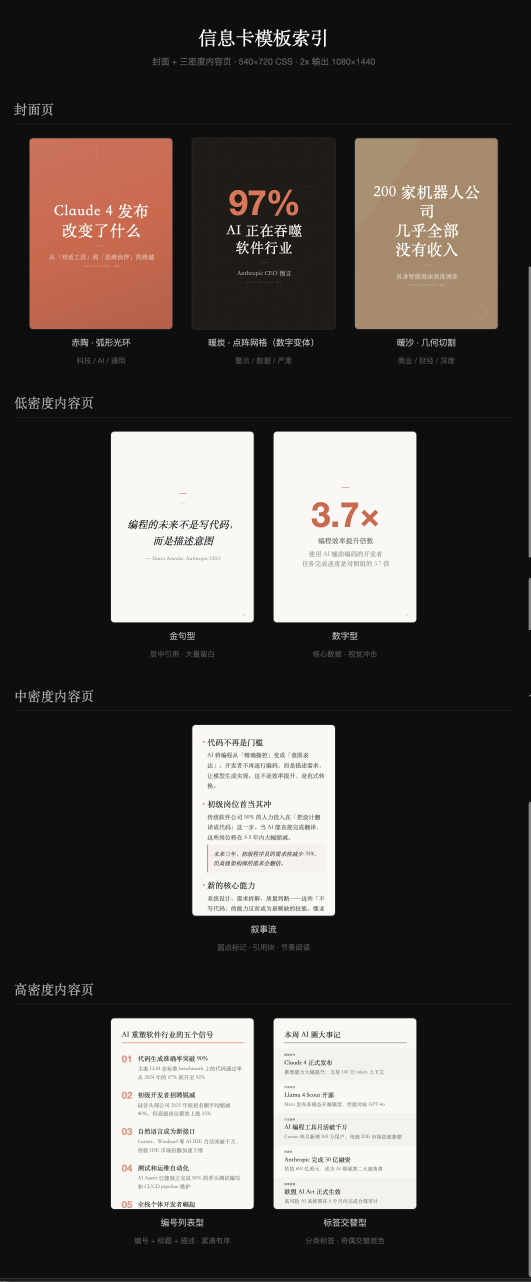
#> input picture examples/example.png, 1592 x 3845 px (shown at 1/3 size)
$ python -i card_slice.py   (imports and definitions only)
#> lines starting #> are read from the running program, lines starting #| are printed output that depends on the picture; after the words box and inside, x2 and y2 are one past the last pixel; in counts of white or black regions, pixels touching at a corner belong together
#!/usr/bin/env python3
"""
Smart split for info card images.
- Only splits if height > min_total (default 1400px)
- Prefers natural break points (background / low-density rows) instead of hard-cutting
- Falls back to the lowest-density row near the target cut when no clean gap exists

Usage:
    python3 card_slice.py <image_path> [max_slice=1200] [min_total=1400]
"""

import os
import sys
from collections import Counter

import numpy as np
from PIL import Image


def compute_row_activity(img_array, bg_color, tolerance=15):
    """Return per-row activity scores.

    Lower scores mean the row is closer to the background and therefore a safer
    split point. This is more forgiving than requiring a perfectly clean row,
    which often fails once noise textures or compression are present.
    """
    if img_array.ndim == 3:
        bg = np.array(bg_color[:3]).astype(int)
        diff = np.abs(img_array[:, :, :3].astype(int) - bg)
        pixel_delta = np.max(diff, axis=2)
    else:
        pixel_delta = np.abs(img_array.astype(int) - int(bg_color[0]))

    ink_mask = pixel_delta > tolerance
    row_ink_ratio = ink_mask.mean(axis=1)
    row_delta = pixel_delta.mean(axis=1) / 255.0
    row_score = row_ink_ratio * 0.75 + row_delta * 0.25
    return row_ink_ratio, row_score


def find_gap_candidates(row_ink_ratio, max_ink_ratio=0.025, min_gap=8):
    """Find low-activity row runs that likely represent gaps between content."""
    gaps = []
    in_gap = False
    gap_start = 0

    for y, ink_ratio in enumerate(row_ink_ratio):
        if ink_ratio <= max_ink_ratio:
            if not in_gap:
                in_gap = True
                gap_start = y
        else:
            if in_gap:
                gap_len = y - gap_start
                if gap_len >= min_gap:
                    gaps.append((gap_start + gap_len // 2, gap_len))
                in_gap = False

    if in_gap:
        gap_len = len(row_ink_ratio) - gap_start
        if gap_len >= min_gap:
            gaps.append((gap_start + gap_len // 2, gap_len))

    return gaps


# [23 lines left out: function find_best_fallback_break, not called in this run]


def find_break_points(img_array, bg_color, max_slice=1200, min_slice=600):
    """Find best split rows while avoiding text-heavy regions whenever possible."""
    height = img_array.shape[0]
    row_ink_ratio, row_score = compute_row_activity(img_array, bg_color)
    gaps = find_gap_candidates(row_ink_ratio)

    # Pick break points that keep slices between min_slice and max_slice
    break_points = []
    last_break = 0

    while height - last_break > max_slice:
        min_break = last_break + min_slice
        max_break = min(last_break + max_slice, height - min_slice)
        target = min(last_break + max_slice, max_break)

        candidates = [
            (abs(gap_y - target), -gap_len, gap_y)
            for gap_y, gap_len in gaps
            if min_break <= gap_y <= max_break
        ]

        if candidates:
            _, _, best = min(candidates)
        else:
            best = find_best_fallback_break(row_score, last_break, height, max_slice, min_slice)

        if best <= last_break:
            break

        break_points.append(best)
        last_break = best

    return break_points


def detect_bg_color(img):
    """Detect background color by sampling corners."""
    w, h = img.size
    pixels = [img.getpixel((x, y)) for x, y in [(5, 5), (w-5, 5), (5, h-5), (w-5, h-5)]]
    return Counter(pixels).most_common(1)[0][0]


def split_card(image_path, max_slice=1200, min_total=1400):
#> called with image_path = '../examples/example.png', max_slice = 1200, min_total = 1400
    img = Image.open(image_path)
#> img is the input picture: PIL image 1592x3845 RGBA; mean R, G, B, A 75.6, 70.5, 67.6, 255
    width, height = img.size
#> width = 1592; height = 3845

    if height <= min_total:
        print(f"No split needed ({height}px <= {min_total}px threshold)")
        return [image_path]

    base_dir = os.path.dirname(image_path)
    base_name = os.path.splitext(os.path.basename(image_path))[0]
    if base_name.endswith(("-1", "-2", "-3", "-4", "-5")):
        base_name = base_name[:-2]

    bg_color = detect_bg_color(img)
#> in detect_bg_color, `pixels = [img.getpixel((x, y)) for x, y in [(5, 5), (w-5, 5), (5, h-5)..`: pixels = [(14, 14, 14, 255), (14, 14, 14, 255), (25, 26, 26, 255), (25, 26, 26, 255)]
#> bg_color = (14, 14, 14, 255)
    img_array = np.array(img)

    break_points = find_break_points(img_array, bg_color, max_slice=max_slice)
#> in compute_row_activity, `bg = np.array(bg_color[:3]).astype(int)`: bg = [14, 14, 14]
#> in compute_row_activity, `pixel_delta = np.max(diff, axis=2)`:
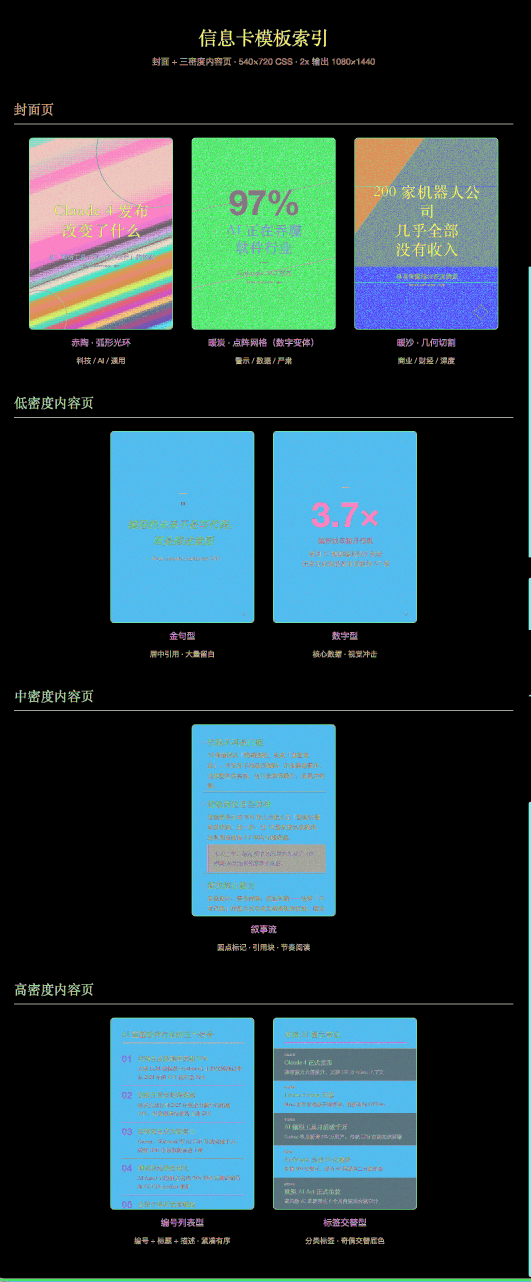
#> pixel_delta: shape (3845, 1592) int64 (shown at 1/3 size); 242 distinct labels, from 0 to 241; one colour per label, 0 black
#> in compute_row_activity, `ink_mask = pixel_delta > tolerance`:
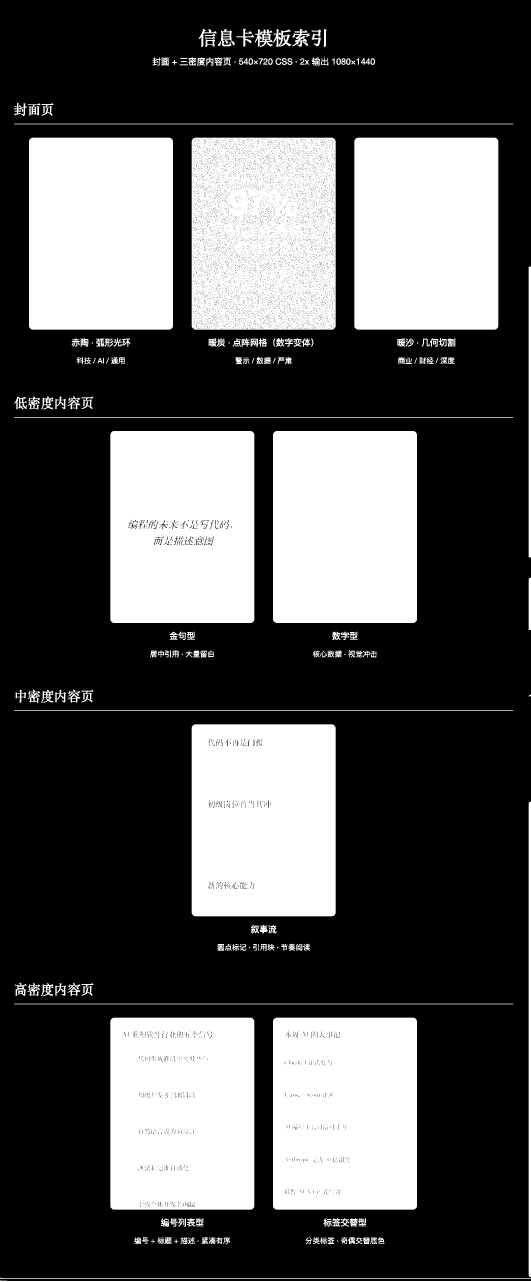
#> ink_mask: shape (3845, 1592) bool (shown at 1/3 size); 33.6% white; 279 white regions (22 under 20 px), largest, box (x1, y1, x2, y2) and area: (87, 413, 519, 989) 248704, (1063, 413, 1495, 989) 248704, (819, 1293, 1251, 1869) 248704
#> in compute_row_activity, `row_ink_ratio = ink_mask.mean(axis=1)`: row_ink_ratio = 3845 values, max 1 at index 3843, min 0 at index 0, mean 0.336
#> in compute_row_activity, `row_delta = pixel_delta.mean(axis=1) / 255.0`: row_delta = 3845 values, max 0.498 at index 1402, min 0 at index 0, mean 0.242
#> in compute_row_activity, `row_score = row_ink_ratio * 0.75 + row_delta * 0.25`: row_score = 3845 values, max 0.802 at index 3844, min 0 at index 0, mean 0.312
#> the loop in find_gap_candidates, `for y, ink_ratio in enumerate(row_ink_ratio):` made 3845 passes
#> (gap_len, in_gap) on passes 89, 174, 313, 319, 325, 372, 414, 1016, 1073, 1192, 1252, 1294: (88, False), (33, False), (115, False), (3, False), (1, False), (27, False), (40, False), (26, False), (32, False), (99, False), (24, False), (40, False)
#> in_gap on passes 1, 141, 198, 316, 324, 345: True, True, True, True, True, True
#> after the loop in find_gap_candidates, `for y, ink_ratio in enumerate(row_ink_ratio):`: gap_len = 6; gap_start = 3837; gaps = [(44, 88), (156, 33), (254, 115), (357, 27), (393, 40), (1002, 26), (1056, 32), (1141, 99), (1239, 24), (1273, 40), (1882, 27), (1935, 33), (2022, 100), (2119, 24), (2153, 40), (2763, 28), (2815, 33), (2902, 100), (2999, 24), (3033, 40), (3642, 26), (3696, 32), (3783, 103)]; in_gap = False
#> the loop in find_break_points, `while height - last_break > max_slice:` made 3 passes
#> (min_break, max_break, target, best, last_break) on passes 2 to 3: (1741, 2341, 2341, 2153, 2153), (2753, 3245, 3245, 3033, 3033)
#> (candidates, best, last_break) on pass 1: ([(198, -26, 1002), (144, -32, 1056), (59, -99, 1141)], 1141, 1141)
#> after the loop in find_break_points, `while height - last_break > max_slice:`: break_points = [1141, 2153, 3033]
#> break_points = [1141, 2153, 3033]

    if not break_points:
        print("No break points found, keeping as single image")
        return [image_path]

    cuts = [0] + break_points + [height]
#> cuts = [0, 1141, 2153, 3033, 3845]
    parts = []

    for i in range(len(cuts) - 1):
        top = cuts[i]
        bottom = cuts[i + 1]
        slice_h = bottom - top

        # Merge tiny trailing slices (< 200px) with previous
        if slice_h < 200 and i == len(cuts) - 2 and parts:
            prev_path = parts[-1]
            prev_top = cuts[i - 1]
            cropped = img.crop((0, prev_top, width, bottom))
            cropped.save(prev_path, "PNG")
            print(f"  Updated: {prev_path} ({bottom - prev_top}px, merged tiny tail)")
            continue

        cropped = img.crop((0, top, width, bottom))
        out_path = os.path.join(base_dir, f"{base_name}-{i+1}.png")
        cropped.save(out_path, "PNG")
        parts.append(out_path)
        print(f"  Saved: {out_path} ({slice_h}px)")
#> this loop made 4 passes
#> (top, bottom, slice_h) on passes 1 to 4: (0, 1141, 1141), (1141, 2153, 1012), (2153, 3033, 880), (3033, 3845, 812)
#|   Saved: ../examples/example-1.png (1141px)
#|   Saved: ../examples/example-2.png (1012px)
#|   Saved: ../examples/example-3.png (880px)
#|   Saved: ../examples/example-4.png (812px)
#> pass 1, in split_card, `cropped = img.crop((0, top, width, bottom))`:
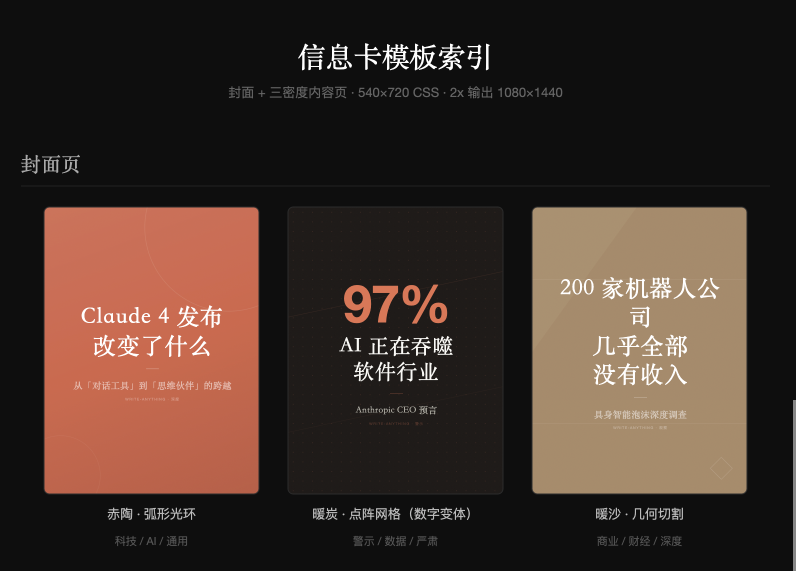
#> cropped: PIL image 1592x1141 RGBA (shown at 1/2 size); mean R, G, B, A 65.6, 49.3, 41.6, 255
#> pass 2, in split_card, `cropped = img.crop((0, top, width, bottom))`:
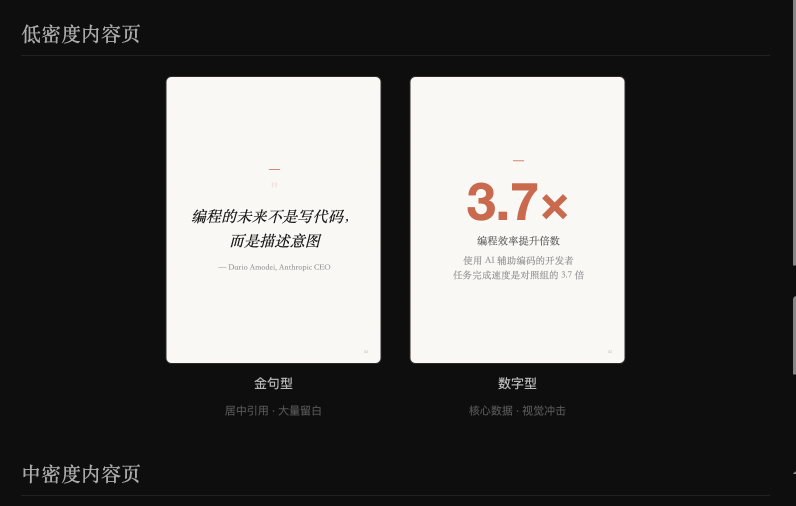
#> cropped: PIL image 1592x1012 RGBA (shown at 1/2 size); mean R, G, B, A 85.7, 85.1, 84.1, 255
#> pass 3, in split_card, `cropped = img.crop((0, top, width, bottom))`:
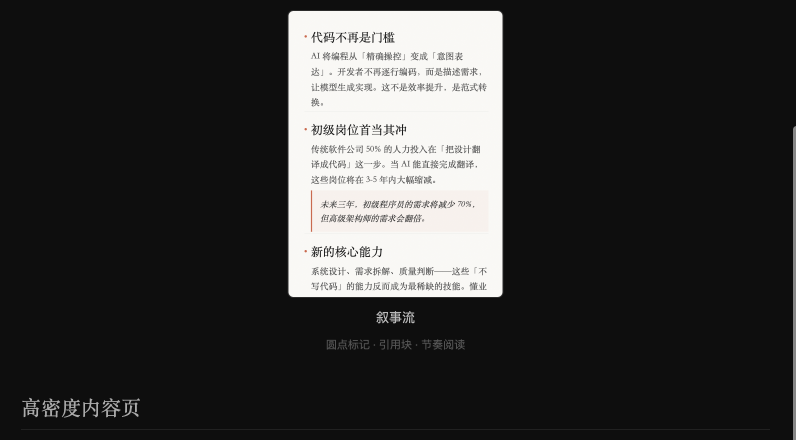
#> cropped: PIL image 1592x880 RGBA (shown at 1/2 size); mean R, G, B, A 53.8, 53.5, 53, 255
#> after the loop:
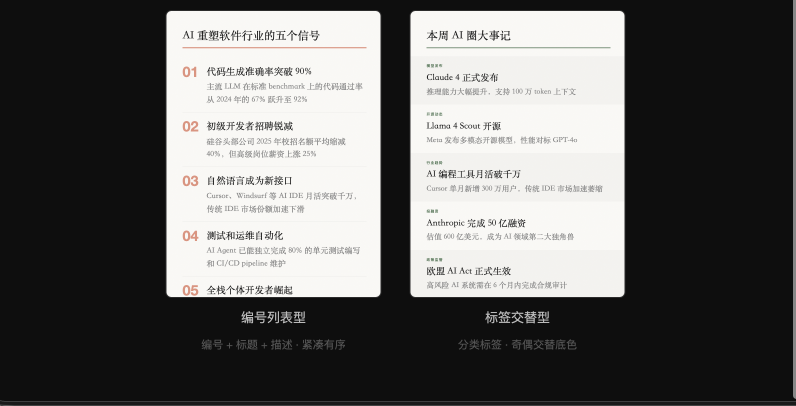
#> cropped: PIL image 1592x812 RGBA (shown at 1/2 size); mean R, G, B, A 100.8, 100.3, 99.2, 255
#> after the loop, parts = ['../examples/example-1.png', '../examples/example-2.png', '../examples/example-3.png', '../examples/example-4.png']

    return parts


# [32 lines left out: function stitch_images, not called in this run]


# [30 lines not run here, left out]

>>> result = split_card('../examples/example.png')
#> result has the same summary as parts in split_card
